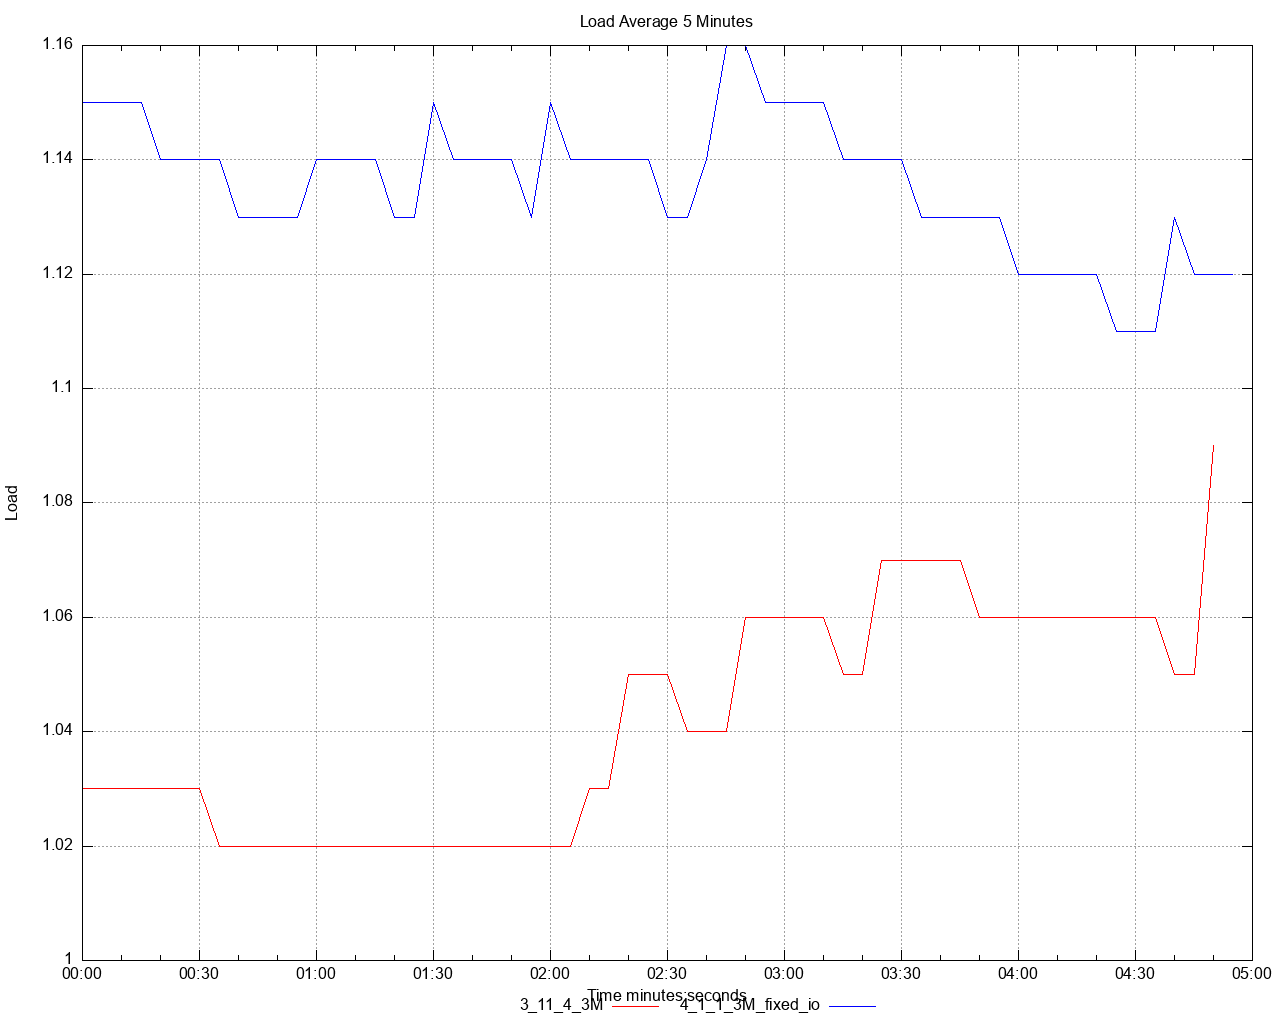

Here is the gnuplot script that generated this plot:
set title 'Load Average 5 Minutes' noenhanced
set style data lines
set datafile separator ","
set terminal png size 1280,1024
set grid
set key below
set xdata time
set timefmt "%s"
offset = 0
t0(x)=(offset=($0==0) ? x : offset, x - offset)
set xlabel 'Time minutes:seconds'
set ylabel 'Load'
set output '/Users/ahmet.mircik/simulator/tests/report_share/dstat/load_average_5m_A3.png'
plot \
   '/Users/ahmet.mircik/simulator/tests/report_share/data/load_average_5m_A3_1.data' using (t0(timecolumn(1))):2 title "3_11_4_3M" noenhanced lt rgb "red", \
   '/Users/ahmet.mircik/simulator/tests/report_share/data/load_average_5m_A3_2.data' using (t0(timecolumn(1))):2 title "4_1_1_3M_fixed_io" noenhanced lt rgb "blue", \
